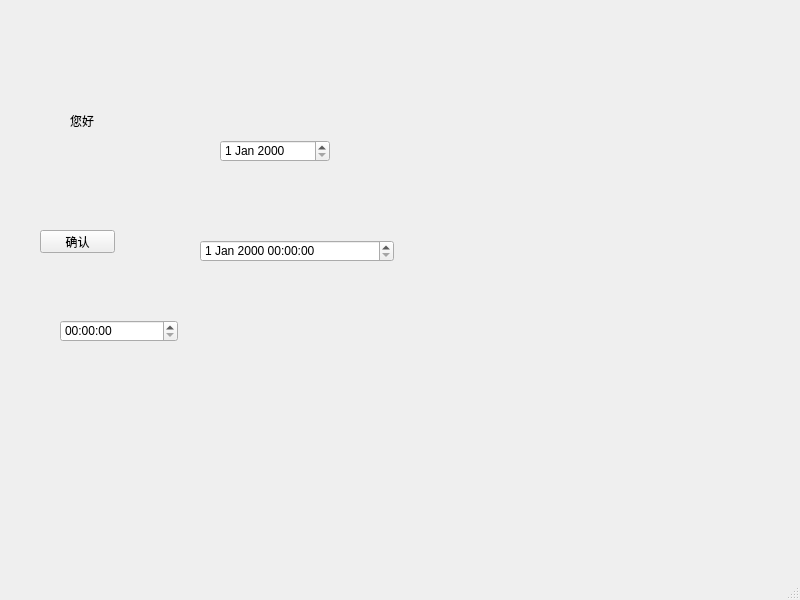
<?xml version="1.0" encoding="UTF-8"?>
<ui version="4.0">
 <class>MainWindow</class>
 <widget class="QMainWindow" name="MainWindow">
  <property name="geometry">
   <rect>
    <x>0</x>
    <y>0</y>
    <width>800</width>
    <height>600</height>
   </rect>
  </property>
  <property name="windowTitle">
   <string>MainWindow</string>
  </property>
  <widget class="QWidget" name="centralwidget">
   <widget class="QLabel" name="label">
    <property name="geometry">
     <rect>
      <x>70</x>
      <y>100</y>
      <width>161</width>
      <height>41</height>
     </rect>
    </property>
    <property name="text">
     <string>您好</string>
    </property>
   </widget>
   <widget class="QPushButton" name="pushButton">
    <property name="geometry">
     <rect>
      <x>40</x>
      <y>230</y>
      <width>75</width>
      <height>23</height>
     </rect>
    </property>
    <property name="text">
     <string>确认</string>
    </property>
   </widget>
   <widget class="QTimeEdit" name="timeEdit">
    <property name="geometry">
     <rect>
      <x>60</x>
      <y>320</y>
      <width>118</width>
      <height>22</height>
     </rect>
    </property>
   </widget>
   <widget class="QDateEdit" name="dateEdit">
    <property name="geometry">
     <rect>
      <x>220</x>
      <y>140</y>
      <width>110</width>
      <height>22</height>
     </rect>
    </property>
   </widget>
   <widget class="QDateTimeEdit" name="dateTimeEdit">
    <property name="geometry">
     <rect>
      <x>200</x>
      <y>240</y>
      <width>194</width>
      <height>22</height>
     </rect>
    </property>
   </widget>
  </widget>
  <widget class="QMenuBar" name="menubar">
   <property name="geometry">
    <rect>
     <x>0</x>
     <y>0</y>
     <width>800</width>
     <height>23</height>
    </rect>
   </property>
  </widget>
  <widget class="QStatusBar" name="statusbar"/>
 </widget>
 <resources/>
 <connections/>
</ui>
